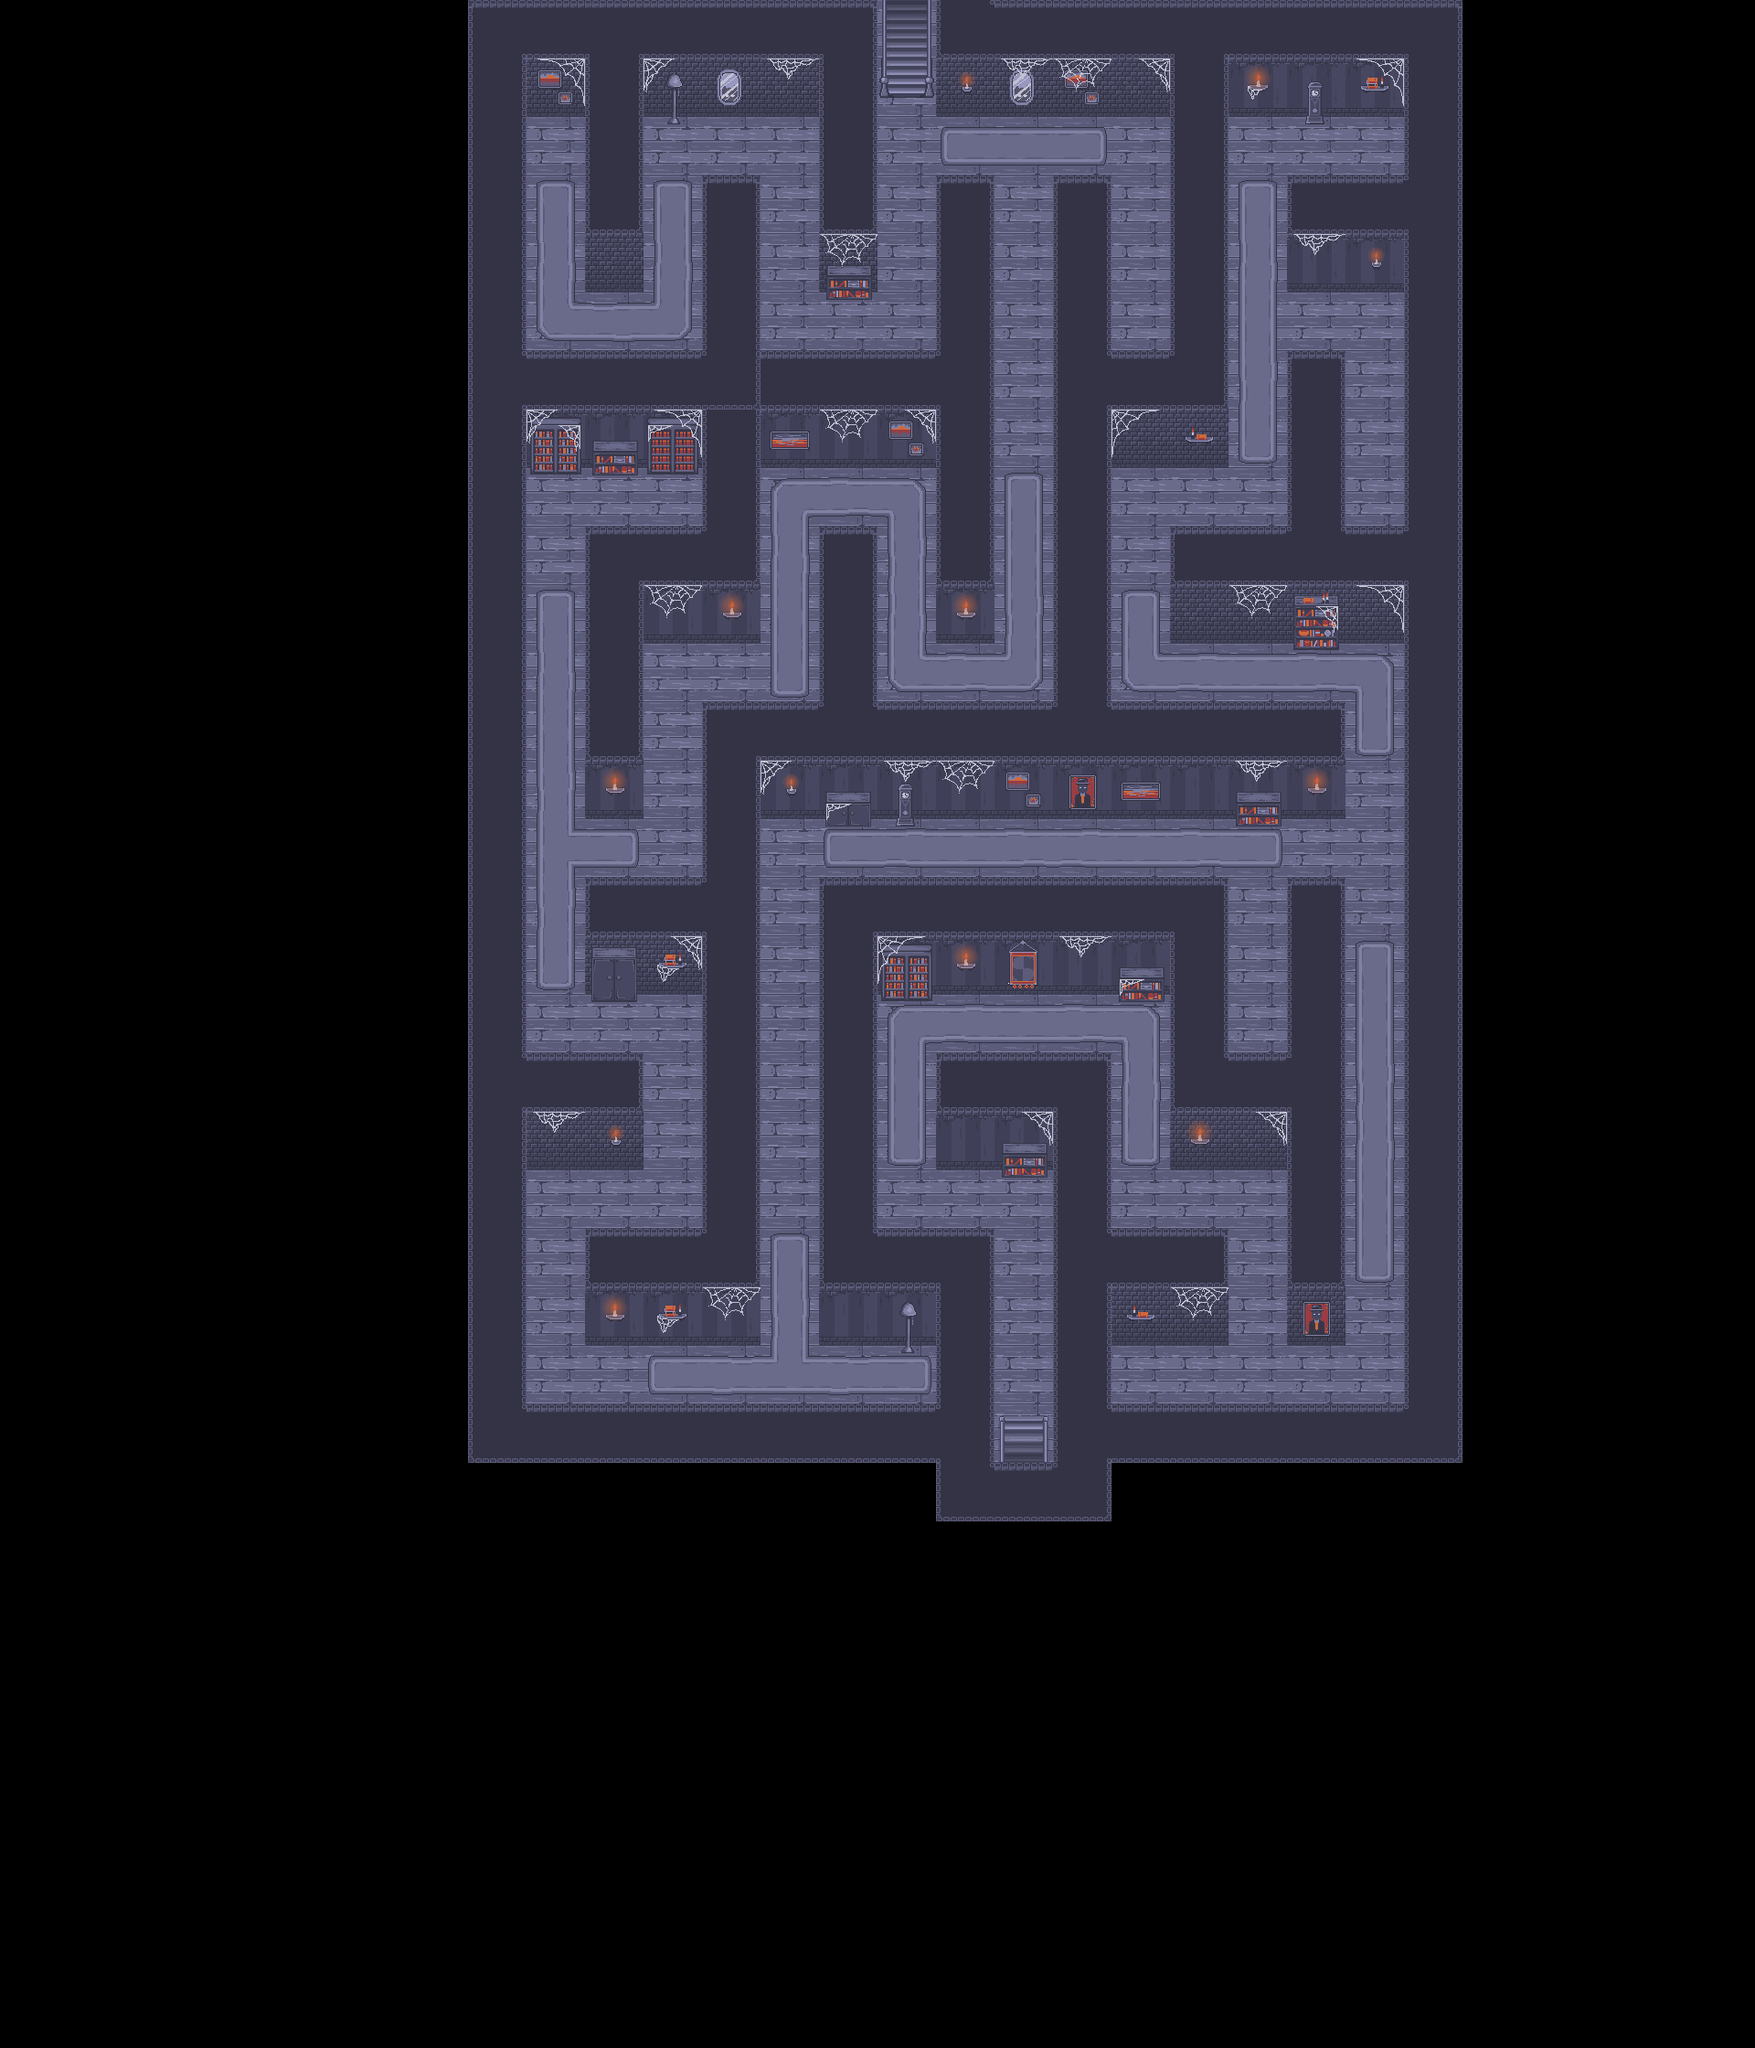

Rendered tile map (Tiled .tmx) drawn with the repository's tilesets; below, a short description and the map source with its tile grids summarised:
An orthogonal 30x35 tile map with 64x64 px tiles, 5 tile layers (Ground, Walls, Details, Details 2, ...), 3 tilesets, 1 image layer and 22 objects (8x Target, 5x Ghost, 4x Battery, 2x Specter, Gate, ...).

<map version="1.10" tiledversion="1.10.2" orientation="orthogonal" renderorder="right-down" width="30" height="35" tilewidth="64" tileheight="64" infinite="0" nextlayerid="10" nextobjectid="23">
 <tileset firstgid="1" name="Tileset" tilewidth="64" tileheight="64" tilecount="54" columns="9">
  <image source="LiftOff_TileSet_Version4.png" width="576" height="384" />
 </tileset>
 <tileset firstgid="55" name="Tileset_decor_2" tilewidth="64" tileheight="64" tilecount="50" columns="10">
  <image source="LiftOff_TileSet_Decorations_Floor.png" width="640" height="320" />
 </tileset>
 <tileset firstgid="105" name="Tileset_decor_1" tilewidth="64" tileheight="64" tilecount="50" columns="10">
  <image source="LiftOff_TileSet_Decorations_Wall.png" width="640" height="320" />
 </tileset>
 <imagelayer id="6" name="Background" repeatx="1" repeaty="1">
  <image source="black.png" width="1366" height="768" />
 </imagelayer>
 <layer id="5" name="Ground" width="30" height="35">
  <data>[1050 cells, 162 non-empty, 1 distinct tile ids]</data>
 </layer>
 <layer id="4" name="Walls" width="30" height="35">
  <data>[1050 cells, 266 non-empty, 15 distinct tile ids]</data>
 </layer>
 <layer id="2" name="Details" width="30" height="35">
  <data>[1050 cells, 114 non-empty, 13 distinct tile ids]</data>
 </layer>
 <layer id="9" name="Details 2" width="30" height="35">
  <data>[1050 cells, 58 non-empty, 31 distinct tile ids]</data>
 </layer>
 <layer id="8" name="Details 3" width="30" height="35">
  <data>[1050 cells, 29 non-empty, 6 distinct tile ids]</data>
 </layer>
 <objectgroup id="7" name="Objects">
  <object id="1" type="Gate" x="1152" y="1575" width="64" height="64" rotation="90">
   <properties>
    <property name="nextLevel" value="lvl3.tmx" />
   </properties>
  </object>
  <object id="2" type="Ghost" x="960" y="512" width="64" height="64">
   <properties>
    <property name="moveDistance" type="float" value="50" />
   </properties>
  </object>
  <object id="3" type="Ghost" x="704" y="1280" width="64" height="64">
   <properties>
    <property name="moveDistance" type="float" value="50" />
   </properties>
  </object>
  <object id="4" type="Ghost" x="1088" y="1280" width="64" height="64">
   <properties>
    <property name="moveDistance" type="float" value="50" />
   </properties>
  </object>
  <object id="5" type="Specter" x="583.333" y="297.333" width="48" height="116">
   <properties>
    <property name="moveDistance" type="float" value="50" />
   </properties>
  </object>
  <object id="6" type="Ghost" x="1216" y="704" width="64" height="64">
   <properties>
    <property name="moveDistance" type="float" value="50" />
   </properties>
  </object>
  <object id="7" type="Specter" x="1099.33" y="874" width="48" height="116">
   <properties>
    <property name="moveDistance" type="float" value="50" />
   </properties>
  </object>
  <object id="8" type="Ghost" x="1216" y="1472" width="64" height="64">
   <properties>
    <property name="moveDistance" type="float" value="50" />
   </properties>
  </object>
  <object id="9" type="Target" x="717" y="142" width="32" height="32" />
  <object id="10" type="Target" x="1228" y="336" width="32" height="32" />
  <object id="11" type="Target" x="1484" y="144" width="32" height="32" />
  <object id="12" type="Target" x="1487" y="717" width="32" height="32" />
  <object id="13" type="Target" x="1357" y="1107" width="32" height="32" />
  <object id="14" type="Target" x="587" y="1103" width="32" height="32" />
  <object id="15" type="Target" x="720" y="529" width="32" height="32" />
  <object id="16" type="Target" x="716" y="718" width="32" height="32" />
  <object id="17" type="Battery" x="589" y="143" width="32" height="32" />
  <object id="18" type="Battery" x="1486" y="528" width="32" height="32" />
  <object id="19" type="Battery" x="1486" y="1230" width="32" height="32" />
  <object id="20" type="Battery" x="974.667" y="1488.67" width="32" height="32" />
  <object id="21" type="HealthPickup" x="589.333" y="1296" width="32" height="32" />
  <object id="22" type="Player" x="962" y="130" width="60" height="60">
   <properties>
    <property name="energy" type="int" value="3" />
    <property name="resetLevelName" value="level1.tmx" />
    <property name="speed" type="float" value="3.6" />
   </properties>
  </object>
 </objectgroup>
</map>
